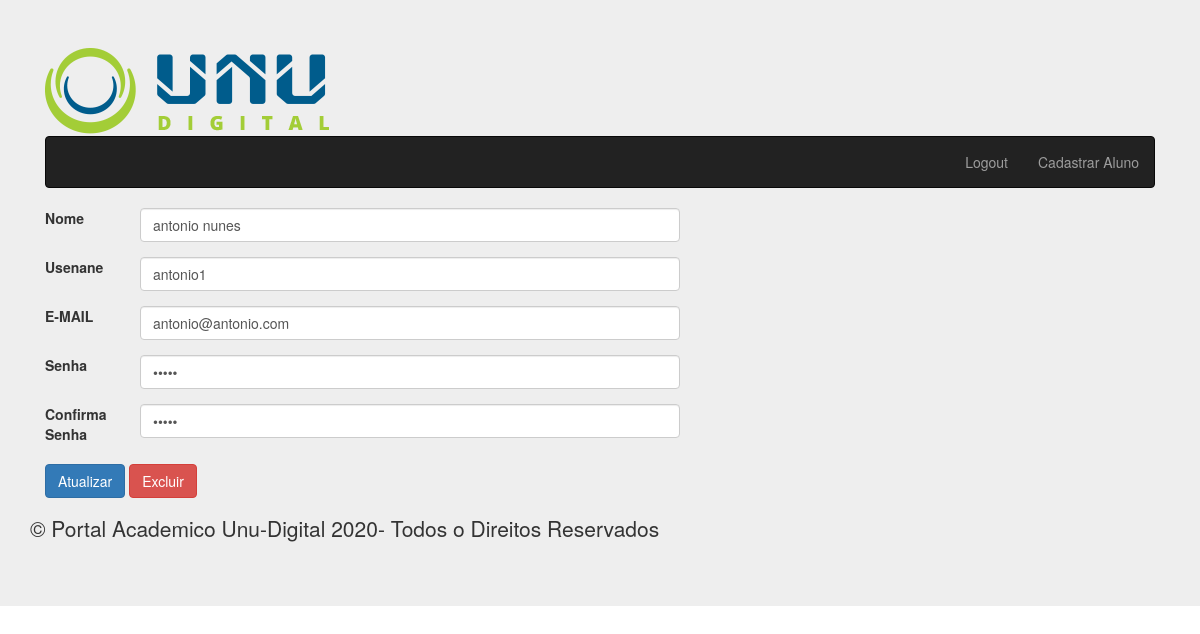
Screenshot of /userLogado.php (signed in) with the database file from the repository.
### tables this page shows
CREATE TABLE `tb_usuarios` (
  `useID` int(11) NOT NULL,
  `nome` varchar(30) DEFAULT NULL,
  `usename` varchar(15) DEFAULT NULL,
  `email` varchar(25) DEFAULT NULL,
  `senha` varchar(15) DEFAULT NULL
);

### UserController.php (called while the page is built, shortened)
<?php
class UserController
{
	private $connPDO;
	public function __construct($dbname, $host, $user, $senha)
	{
		try {
			$this ->connPDO  = new PDO("mysql:dbname=".$dbname.";host=".$host,$user,$senha);
		} catch (PDOException $e) {
			echo "Erro ao conectar com o banco".$e->getMessage();
			exit();
		} catch (Exception $e) {
			echo "Erro geral".$e->getMessage();
			exit();
		}
	}
	public function buscarDadosUse($id){
		$cmd = $this->connPDO->prepare("SELECT * FROM tb_usuarios WHERE useID = :id");
		$cmd->bindValue(":id",$id);
		$cmd->execute();
		$result = $cmd->fetch(PDO::FETCH_ASSOC);
		return $result;
	}
}
?>

### MeuCadastro.php (the view, shortened to what this page needs)
<?php
require_once'UserController.php';
$userController = new UserController("db_projetounu","localhost","root","");
?>
<!DOCTYPE html>
<html lang="pt-br">
	<head>
		<link href="css/bootstrap.min.css" rel="stylesheet" media="screen"/>
	</head>
	<body>
	<?php
			$id = $_SESSION['userID'];
			$result = $userController->buscarDadosUse($id);
	?>
	<form method="POST" >
				<div class="form-group row" >
					<label for="nome" class="col-sm-1 col-form-label">Nome</label>
					<div class="col-sm-6">
						<input type="text" class="form-control" name="nome" id="nome" value="<?php if(isset($result)){echo $result['nome'];}?>">
					</div>
				</div>
				<div class="form-group row">
					<label for="usename" class="col-sm-1 col-form-label">Usenane</label>
					<div class="col-sm-6">
						<input type="text" class="form-control" name="usename" id="usename" value="<?php if(isset($result)){echo $result['usename'];}?>">
					</div>
				</div>
				<div class="form-group row" >
					<label for="email"  class="col-sm-1 col-form-label">E-MAIL</label>
					<div class="col-sm-6">
						<input type="email" class="form-control" name="email" id="email" value="<?php if(isset($result)){echo $result['email'];}?>">
					</div>
				</div>
				<div class="form-group row">
					<label for="senha" class="col-sm-1 col-form-label">Senha</label>
					<div class="col-sm-6">
						<input type="password" class="form-control" name="senha" id="senha" value="<?php if(isset($result)){echo $result['senha'];}?>">
					</div>
				</div>
				<div class="form-group row">
					<label for="confSenha" class="col-sm-1 col-form-label">Confirma Senha</label>
					<div class="col-sm-6">
						<input type="password" class="form-control" name="confSenha" id="confSenha" value="<?php if(isset($result)){echo $result['senha'];}?>">
					</div>
				</div>
				<div class="form-group" >
					 <button type="submit" class="btn btn-primary">Atualizar</button>
					 <a class="btn btn-danger" href="meucadastro.php?id=<?php echo $id;?>">Excluir</a>
				</div>
			</form>
	</body>
</html>

### rows the page displays
tb_usuarios: nome "antonio nunes", usename "antonio1", email "antonio@antonio.com"
